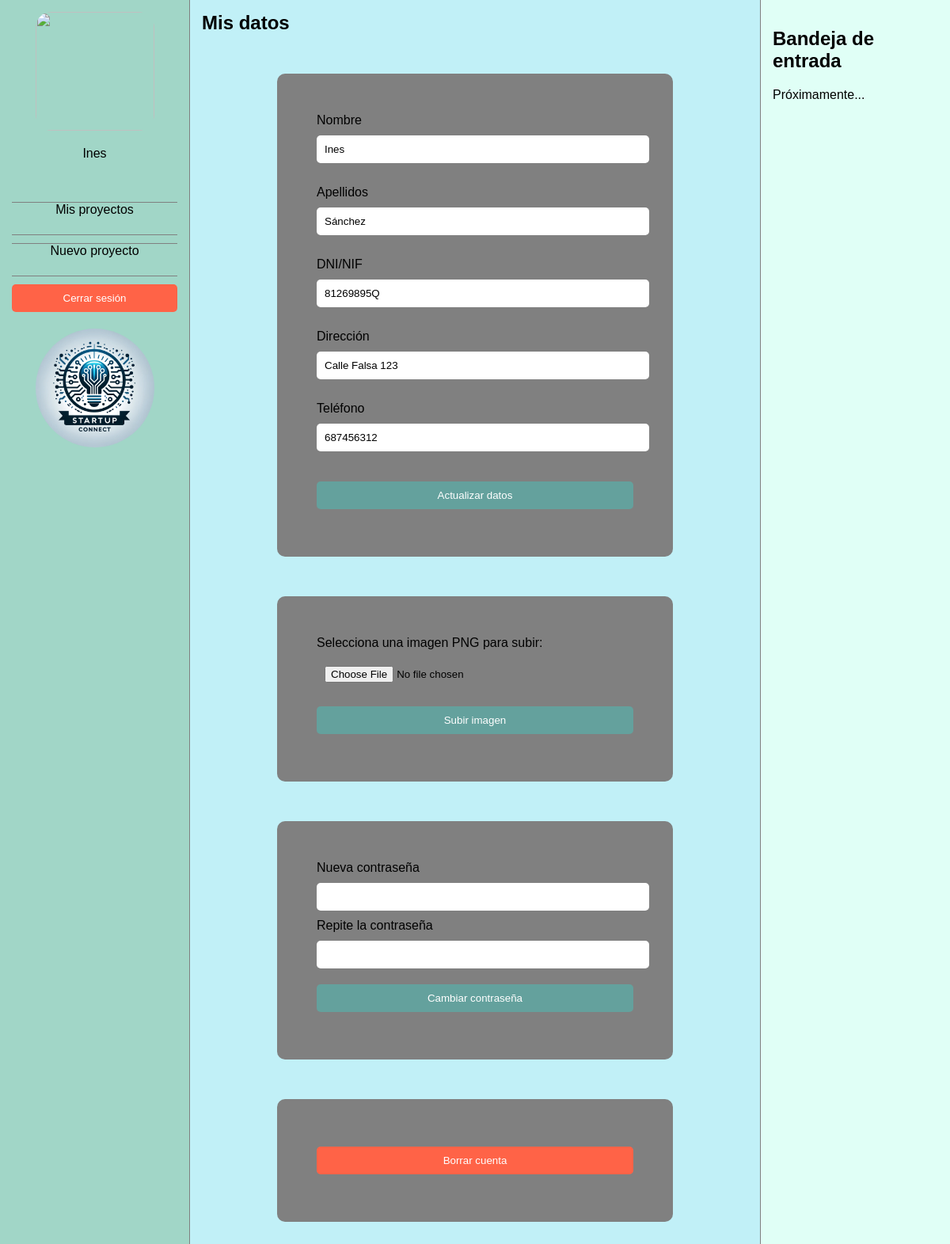
Page /startupconnect/php/perfilUsuario.php (signed in) on the committed database.
### tables this page shows
CREATE TABLE `Usuarios` (
  `Identificador` int(255) NOT NULL,
  `Nombre` varchar(255) NOT NULL,
  `Apellido` varchar(255) NOT NULL,
  `DNI` varchar(255) NOT NULL,
  `Email` varchar(255) NOT NULL,
  `Direccion` varchar(255) NOT NULL,
  `Telefono` varchar(255) NOT NULL,
  `Contrasena` varchar(255) NOT NULL,
  `imagenPerfil` varchar(255) DEFAULT NULL
);

### startupconnect/conexionBD/conexiondb.php (called while the page is built, shortened)
<?php
class ControladorBD {
    private $enlace;
    private $host;
    private $usuario;
    private $clave;
    private $nombre;
    public function __construct() {
        $this->host = "localhost";
        $this->usuario = "startupconnect";
        $this->clave = "startupconnect";
        $this->nombre = "startupconnect";
    }
    public function conectar() {
        $this->enlace = new mysqli($this->host, $this->usuario, $this->clave, $this->nombre);
        return TRUE;
    }
    public function consulta($query) {
        if($this->conectar()) {
            if (($resultado = $this->enlace->query($query))) {
                if (is_object($resultado)) {
                    return $this->obtenerResultados($resultado);
                } else {
                    return TRUE;
                }
            }
            return FALSE;
        } else {
            return FALSE;
        }
    }
    private function obtenerResultados(mysqli_result &$resultado) {
        $resultados = array();
        while ($fila = $resultado->fetch_assoc()) {
            $resultados[] = $fila;
        }
        return $resultados;
    }
    public function desconectar() {
        return FALSE;
    }
}
?>

### startupconnect/php/perfilUsuario.php (the view, shortened to what this page needs)
<!DOCTYPE html>
<html lang="<?php echo $_SESSION['language'];?>">
<head>
    <link rel="stylesheet" href="../css/dashboard.css">
</head>
<body>
    <?php
        include '../conexionBD/conexiondb.php';
        if(!isset($_SESSION["idUsuario"]) &&
           !isset($_SESSION["nombreUsuario"])) {
            echo $translations['dashboard_empresa_sin_login'];
            echo '<meta http-equiv="Refresh" content="2; url=../index.php" /> ';
        } else {
            include 'menuUsuario.php';
            echo '<main class="content">
                    <h2>'.$translations['perfil_titulo'].'</h2>';
            $controlador = new ControladorBD();
            $consulta = "SELECT * FROM Usuarios WHERE Identificador = ".$_SESSION["idUsuario"].";";
            $resultado = $controlador->consulta($consulta);
            echo "
                <form action='actualizarUsuario.php' method='POST'>";
                foreach ($resultado as $fila) {
                    echo $translations['crear_cuenta_nombre']; echo "<br>";
                    echo '<input type="user" name="nombre" value="'.$fila["Nombre"].'" required><br><br>';
                    echo $translations['crear_cuenta_apellidos'];
                    echo '<input type="user" name="apellidos" value="'.$fila["Apellido"].'" required><br><br>';
                    echo $translations['crear_cuenta_dni'];; echo "<br>";
                    echo '<input type="text" name="dni" value="'.$fila["DNI"].'" required><br><br>';
                    echo $translations['crear_cuenta_direccion']; echo "<br>";
                    echo '<input type="text" name="direccion" value="'.$fila["Direccion"].'" required><br><br>';
                    echo $translations['crear_cuenta_telefono']; echo "<br>";
                    echo '<input type="tel" name="telefono" value="'.$fila["Telefono"].'" required><br><br>';
                }
            echo "<input type='submit' value='".$translations['perfil_boton_actualizar_datos']."'>
                </form>";
            echo '
            <form action="subirImagenUsuario.php" method="post" enctype="multipart/form-data">
                <label for="fileToUpload">'.$translations['perfil_selecciona_imagen'].'</label>
                <input type="file" name="fileToUpload" id="fileToUpload">
                <input type="submit" value="'.$translations['perfil_boton_imagen'].'" name="submit">
            </form>
            ';
            echo '
            <form action="cambiarContrasena.php" method="post">
                '.$translations['perfil_nueva_contrasena'].'<br>
                <input type="password" name="password" required><br>
                '.$translations['perfil_repetir_contrasena'].'<br>
                <input type="password" name="repitepassword" required><br>
                <input type="submit" value="'.$translations['perfil_boton_contrasena'].'">
            </form>
            ';
            echo '
            <form action="eliminarCuenta.php" method="post">
                <input type="submit" value="'.$translations['perfil_boton_borrar_cuenta'].'" name="botonBorrar" class="botonBorrar">
            </form>
            ';
            echo '</main>';
            include 'bandejadeEntrada.php';
        }
    ?>
</body>
</html>

### startupconnect/php/menuUsuario.php (shortened to what this page needs)
<?php
$nombre = $_SESSION["nombreUsuario"];
echo '
    <button id="menu-button" class="floating-button">☰</button>
        <aside class="menu" id="menu">
            <div id="header-menu">
            ';
            if(isset($_SESSION["imagenPerfil"])) {
                echo '<a href="perfilUsuario.php"><img id="imagenPerfil" src="'.$_SESSION["imagenPerfil"].'"></a>';
            } else {
                echo '<a href="perfilUsuario.php"><img id="imagenPerfil" src="../assets/img/perfilUsuario.png"></a>';
            }
            echo '
                <p>'.$nombre.'</p>
            </div>
            <ul>
                <li><a href="dashboard.php">'.$translations['navigation_menu_mis_proyectos'].'</a></li>
                <li><a href="formularioProyecto.php">'.$translations['navigation_menu_nuevo_proyecto'].'</a></li>
                <li><button class="logout-button" onclick="location.href=\'logout.php\'">'.$translations['navigation_menu_cerrar_sesion'].'</button></li>
            </ul>
            <img id="logo" src="../assets/img/LogoSConnect.png">
        </aside>
';
?>

### startupconnect/php/bandejadeEntrada.php
<?php
$controlador = new ControladorBD();
if(isset($_SESSION["idUsuario"]) &&
   isset($_SESSION["nombreUsuario"])) {
    echo '
        <aside class="news">
            <h2>'.$translations['seccion_noticias_titulo'].'</h2>
            <p>'.$translations['proximamente'].'</p>
        </aside>
    ';
} else if(isset($_SESSION["idEmpresa"]) &&
   isset($_SESSION["nombreEmpresa"])) {
    echo '
        <aside class="news">
            <h2>'.$translations['seccion_noticias_titulo'].'</h2>
            <div class="colaboraciones">';
    $consultaColaboraciones = "
    SELECT p.nombre, c.Identificador
    FROM Colaboraciones c JOIN Proyectos p
    ON c.fk_Proyecto = p.Identificador
    WHERE c.fk_Empresa = ".$_SESSION["idEmpresa"]." AND c.contactado = 0
    ORDER BY c.fechaRegistro DESC LIMIT 5";
    $resultadoColaboraciones = $controlador->consulta($consultaColaboraciones);
    if (count($resultadoColaboraciones) > 0) {
        foreach ($resultadoColaboraciones as $colaboracion) {
            echo '<div class="colaboracion">Has aceptado colaborar con el proyecto ' . htmlspecialchars($colaboracion['nombre']) .'.
            <a href="contactarProyecto.php?idColab='.$colaboracion["Identificador"].'">Pulsa aqui para ponerte en contacto.</a></div>';
        }
    } else {
        echo '<h4>No hay proyectos recientes.</h4>';
    }
    echo '</div>
    </aside>';
} else {
    echo $translations['dashboard_empresa_sin_login'];
    echo '<meta http-equiv="Refresh" content="2; url=../index.php" /> ';
}
?>

### startupconnect/css/dashboard.css (style rules this page uses)
:root { --bs-teal: #64a19d; --bs-black: black; --bs-white: white; --bs-gray: gray; --bs-gray-dark: black; --bs-gray-100: white; --bs-primary: #64a19d; --bs-light: white; --bs-dark: black; --bs-black: black; --bs-white: white; --bs-primary-rgb: 100, 161, 157; --bs-black-rgb: 0, 0, 0; --bs-gray-form: rgba(0, 0, 0, 0.3); }
body { margin: 0; font-family: Arial, sans-serif; display: flex; background-color: #a1d6c7; color: var(--bs-white); height: 400vh; }
.menu { background-color: #a1d6c7; width: 20%; padding: 15px; box-sizing: border-box; border-right: 1px solid var(--bs-gray); display: block; position: relative; top: auto; left: auto; z-index: 1; text-align: center; }
#imagenPerfil { width: 150px; height: 150px; border-radius: 20px; }
#logo { width: 150px; height: 150px; border-radius: 50%; }
#header-menu { text-align: center; color: var(--bs-black); padding-bottom: 20px; }
.menu ul { list-style: none; padding: 0; }
.menu ul li { height: 40px; border-top: 1px solid var(--bs-gray); border-bottom: 1px solid var(--bs-gray); margin-bottom: 10px; text-align: center; }
.menu ul li:has(button) { border: none; }
.menu ul li a { text-decoration: none; color: var(--bs-dark); }
.content { flex-grow: 1; padding: 15px; box-sizing: border-box; background-color: #c1f0f7; color: var(--bs-black); }
.content h2 { margin-top: 0; }
.news { color: var(--bs-dark); background-color: #e0fff6; border-left: 1px solid var(--bs-gray); width: 20%; padding: 15px; box-sizing: border-box; display: block; }
.logout-button { background-color: #ff6347; color: var(--bs-white); border: none; padding: 10px 20px; border-radius: 5px; cursor: pointer; text-decoration: none; display: block; width: 100%; text-align: center; }
input[type="submit"].botonBorrar { background-color: #ff6347 !important; color: white !important; border: none !important; padding: 10px 20px !important; border-radius: 5px !important; cursor: pointer !important; transition: background-color 0.3s !important; }

### startupconnect/php/perfilUsuario.php (style rules this page uses)
body { height: 250vh; }
form { background: var(--bs-gray); padding: 50px; margin: auto; margin-top: 50px; width: 80%; max-width: 400px; border-radius: 10px; }
input { padding: 10px; width: 100%; margin-top: 10px; margin-bottom: 10px; border-radius: 5px; border: none; }
input[type="submit"] { background: #64a19d; color: var(--bs-white); border: none; cursor: pointer; }

### rows in the picture
usuarios: nombre "Ines", apellidos "Sánchez", dni "81269895Q", direccion "Calle Falsa 123", telefono "687456312"

### other values in the picture
$nombre "Ines"
$translations['navigation_menu_mis_proyectos'] "Mis proyectos"
$translations['navigation_menu_nuevo_proyecto'] "Nuevo proyecto"
$translations['navigation_menu_cerrar_sesion'] "Cerrar sesión"
$translations['perfil_titulo'] "Mis datos"
$translations['perfil_selecciona_imagen'] "Selecciona una imagen PNG para subir:"
$translations['perfil_nueva_contrasena'] "Nueva contraseña"
$translations['perfil_repetir_contrasena'] "Repite la contraseña"
$translations['seccion_noticias_titulo'] "Bandeja de entrada"
$translations['proximamente'] "Próximamente..."
